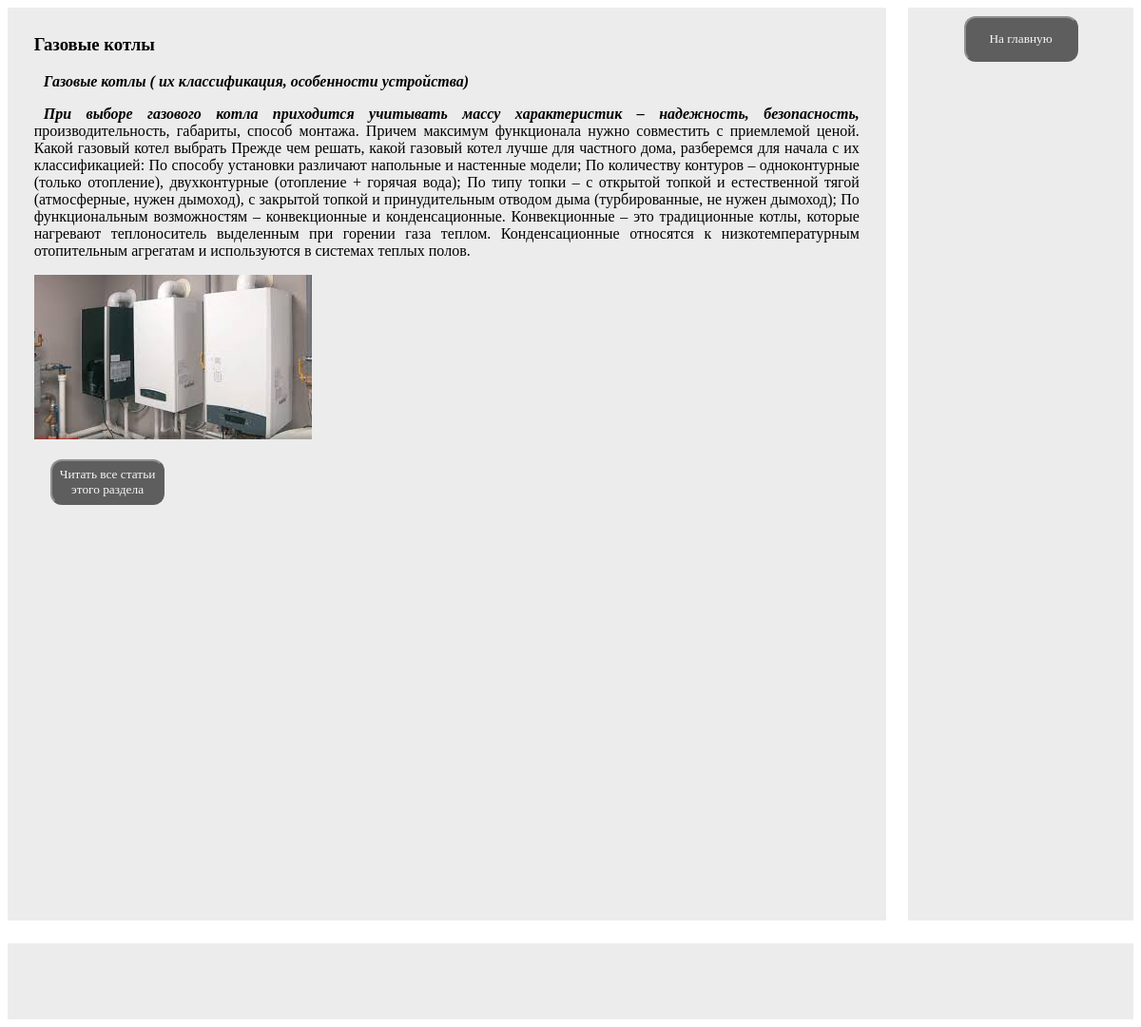
Page /article/gas-boiler on the committed database.
### tables this page shows
CREATE TABLE `info` (
  `id` int NOT NULL,
  `cat_title` varchar(50) DEFAULT '',
  `cid` int NOT NULL,
  `title` text,
  `url` text,
  `min_descr` text,
  `description` text NOT NULL,
  `image` varchar(30) DEFAULT NULL
);

### function/function_db.php (called while the page is built, shortened)
<?php
function connect() {
    $conn = mysqli_connect(SERVER, USER, PASSWORD, DB);
    if ($conn) {
        mysqli_set_charset($conn, 'utf8');
        return $conn;
    } else {
        exit("Connect error: ".mysqli_error($conn));
    }
}
$conn = connect();
function select($query) {
    global $conn;
    $result = [];
    $res = mysqli_query($conn, $query);
    if (mysqli_num_rows($res) > 0) {
        while ( $row = mysqli_fetch_assoc($res) ) {
            $result[] = $row;
        }
    }
    return $result;
}

### template/article.php (the view, shortened to what this page needs)
<?php
require_once 'function/function.php';
$out = '';
foreach( $result as $element) {
    $out .= '<article>';
    $out .= '<h3>'.$element['title'].'</h3>';
    $out .= '<p>'.$element['min_descr'].'</p>';
    $out .= '<p>'.$element['description'].'</p>';
    $out .= '<div><img src="/static/image/'.$element['image'].'"></div>';
    $out .= '<button type="button" class="read" onclick="window.location.href = \'/category/'.$element['cid'].'\'">Читать все статьи этого раздела</button>';
    $out .= '</article>';
}
?>
<!DOCTYPE html>
<html lang="ru">
        <link rel="stylesheet" href="/style/article.css">
    <body>
        <main>
            <div class="content">
                <aside>
                <div><button type="button" class="read" onclick="window.location.href = '/'">На главную</button></div>
                </aside>
                <section>
                    <?php echo $out; ?>
                </section>
            </div>
        </main>
        <footer></footer>
    </body>
</html>

### style/article.css (style rules this page uses)
.content { height: 100vh; }
section, aside { margin-top: 0; }
article { width: 100%; padding: 0 2% 2% 2%; background-color: rgba(10, 10, 10, 0); text-align: justify; }
article p { text-indent: 10px; }
article > p:first-line { font-style: italic; font-weight: bold; }
.read { width: 10vw; height: 6vh; margin: 2% 2%; }
aside > div { margin: 2% auto; }
footer { margin-top: 2%; }

### style/template.css (style rules this page uses)
* { box-sizing: border-box; font-family:'Times New Roman', Times, serif; }
.content { width: 100%; min-height: 120vh; display: flex; flex-flow: row wrap; justify-content: space-between; }
aside { margin-top: 2%; flex-basis: 20%; order: 1; background-color: rgba(75, 73, 73, 0.1); }
aside > div { text-align: center; }
section { flex-basis: 78%; margin-top: 2%; order: 0; background-color: rgba(75, 73, 73, 0.1); display: flex; flex-flow: row wrap; }
article { margin: 1%; padding-left: 2%; width: 48%; background-color: rgba(10, 10, 10, 0.1); }
.read { margin-right: 2%; margin-bottom: 2%; width: 10vw; height: 2vw; background-color: black; color: white; border-radius: 1vw; opacity: 0.6; }
footer { width: 100%; height: 10vh; margin-top: 2%; background-color: rgba(75, 73, 73, 0.1); }

### rows in the picture
info: title "Газовые котлы", min_descr "Газовые котлы ( их классификация, особенности устройства)", description "При выборе газового котла приходится учитывать массу характеристик – надежность, безопасность, производительность, габариты, способ монтажа. Причем максимум функционала нужно совместить с приемлемой ценой. Какой газовый котел выбрать Прежде чем решать, какой газовый котел лучше для частного дома, разберемся для начала с их классификацией: По способу установки различают напольные и настенные модели; По количеству контуров – одноконтурные (только отопление), двухконтурные (отопление + горячая вода); По типу топки – с открытой топкой и естественной тягой (атмосферные, нужен дымоход), с закрытой топкой и принудительным отводом дыма (турбированные, не нужен дымоход); По функциональным…", image (picture)
